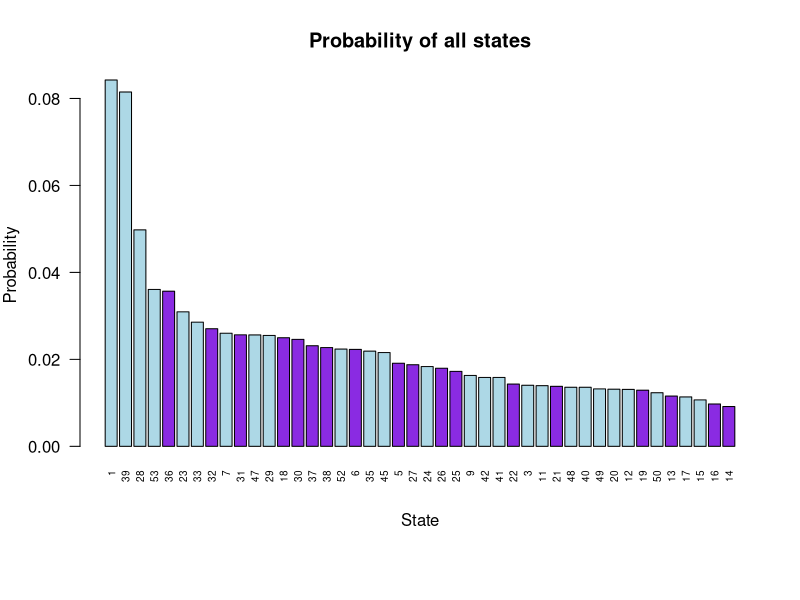
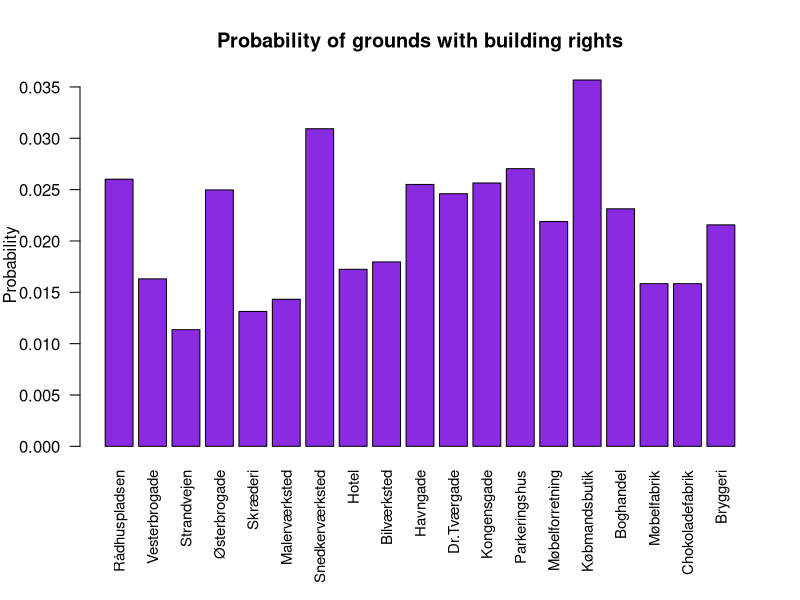
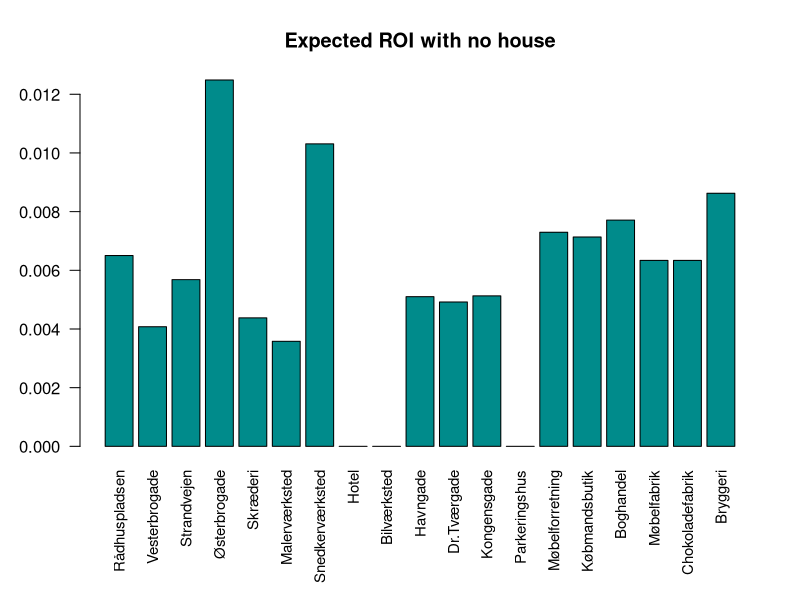
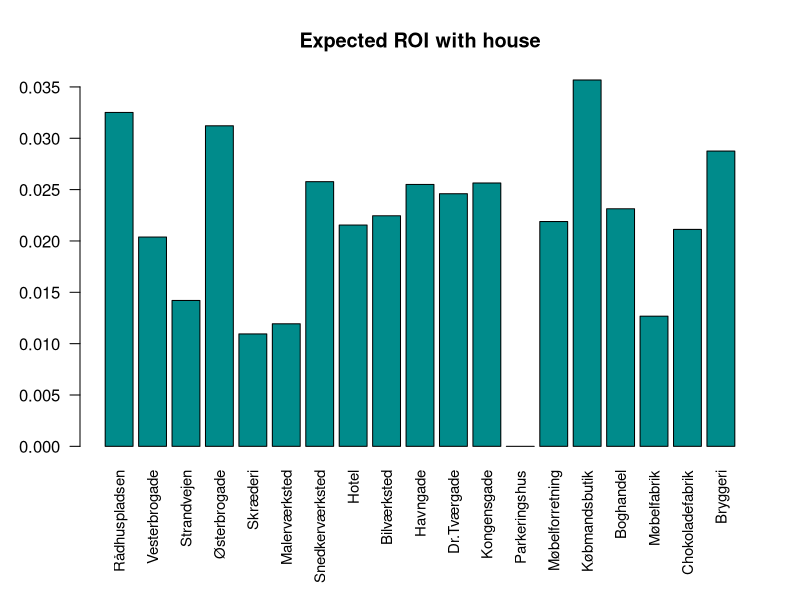
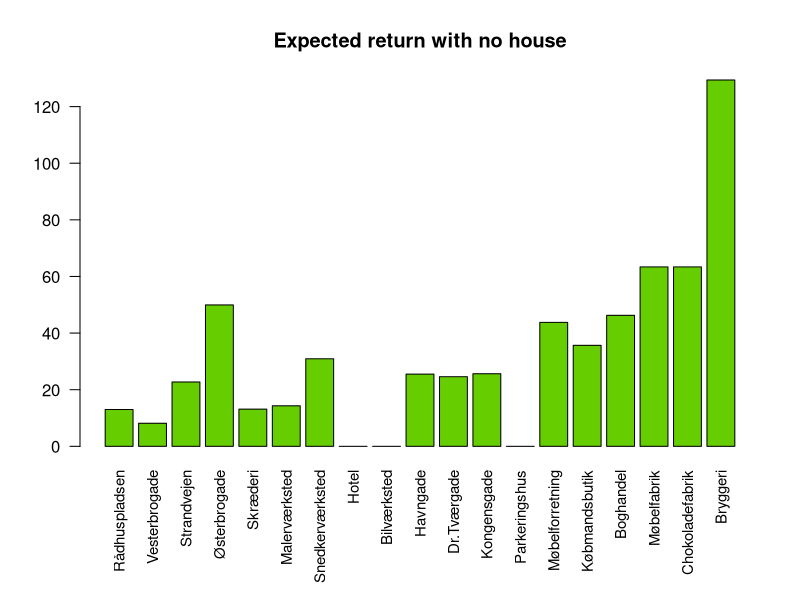
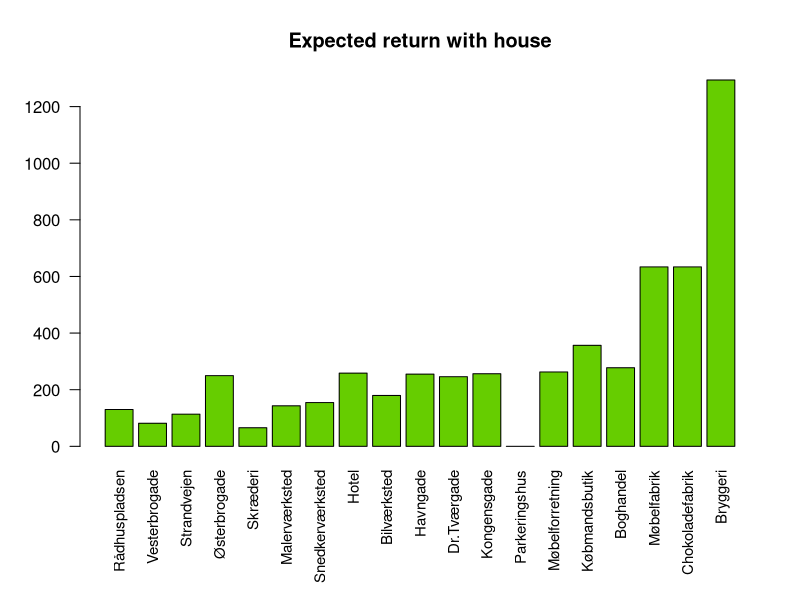

R code for these plots, in order:
library(MASS)
n_states <- 53
P <- matrix(0, ncol=n_states, nrow=n_states)
for (i in 1:(n_states-6)){
  P[i, (i+1):(i+6)] <- P[i, (i+1):(i+6)] + 1/6
}
# row 48
P[48, 49:53] <- P[48, 49:53] + 1/6
P[48, 1] <- 1/6

# row 49
P[49, 50:53] <- P[49, 50:53] + 1/6
P[49, 1:2] <- 1/6

# row 50
P[50, 51:53] <- P[50, 51:53] + 1/6
P[50, 1:3] <- 1/6

# row 51
P[51, 52:53] <- P[51, 52:53] + 1/6
P[51, 1:4] <- 1/6

# row 52
P[52, 53] <- P[52, 53] + 1/6
P[52, 1:5] <- 1/6

# row 53
P[53, 1:6] <- P[53, 1:6] + 1/6

# Editing special states
# Special states: 2, 4, 8, 10, 34, 41, 43, 44, 46, 51
# Stopping: 39, 1

# state 2
P[2,] <- 0
P[2, 18] <- 1

# state 4, do nothing actually

# state 8
P[8,] <- 0
P[8, 47] <- 1

# state 10
P[10,] <- 0
P[10, 1] <- 1

# state 34
P[34,] <- 0
P[34, 28] <- 1

# state 41
P[41,] <- 0
P[41, 23] <- 1

# state 43, extra die roll -> do nothing

# state 44
P[44,] <- 0
P[44, 53] <- 1

# state 46
P[46,] <- 0
P[46, 52] <- 1

# state 51
P[51,] <- 0
P[51, 36] <- 1

# Special states
# state 1
for (i in 49:53){
  if (i != 51){
    P[i, 1:10] <- 0
    P[i, 1] <- 1 - sum(P[i,])
  }
}

# state 39
for (i in 35:38){
  P[i, 39:49]  <- 0
  P[i, 39] <- 1 - sum(P[i,])
}

# Finding null-space
A <- t(P) - diag(length(P[1,]))
nullspace_R <- Null(t(A))
nullspace_R_dist <- nullspace_R/sum(nullspace_R)
nullspace_R_dist <- as.vector(nullspace_R_dist)
print(rowSums(P)) # Check that they're all 1


############### Simulation ###############
states_visits <- numeric(53)
current_state <- 1
states_visits[current_state] <- states_visits[current_state] + 1

mcmc_finans <- function(M){
  for (i in 1:M){
    current_state <- sample(1:length(P[current_state,]), size=1, prob = P[current_state,])
    states_visits[current_state] <- states_visits[current_state] + 1
  }
  states_visits <- states_visits/sum(states_visits)
  df_states <- data.frame((states_visits))
  barplot(states_visits, names.arg = seq_along(states_visits), main="Distribution using MCMC")
}
# Now lets study the relevant states
# Irrelevant states, ie. states where you instantly get redirected:
# 2, 4, 8, 10, 34, 43, 44, 46, 51
to_remove <- c(2, 4, 8, 10, 34, 43, 44, 46, 51)
to_keep <- setdiff(1:53, to_remove)
dist_keep <- nullspace_R_dist[to_keep] / sum(nullspace_R_dist[to_keep])
df_relevant_states <- data.frame(relevant_states = to_keep, probability = dist_keep)
df_sorted <- df_relevant_states[order(df_relevant_states$probability, decreasing=TRUE),]
houses <- c(5, 6, 13, 14, 16, 18, 19, 21, 22, 25 ,26, 27, 30, 31, 32, 36, 37, 38)

# Calculating return on investment (ROI)
name_of_grounds <- replicate(38, NA)
name_of_grounds[5] <- "Rådhuspladsen"
name_of_grounds[6] <- "Vesterbrogade"
name_of_grounds[13] <- "Strandvejen"
name_of_grounds[14] <- "Østerbrogade"
name_of_grounds[16] <- "Skræderi"
name_of_grounds[18] <- "Malerværksted"
name_of_grounds[19] <- "Snedkerværksted"
name_of_grounds[21] <- "Hotel"
name_of_grounds[22] <- "Bilværksted"
name_of_grounds[25] <- "Havngade"
name_of_grounds[26] <- "Dr.Tværgade"
name_of_grounds[27] <- "Kongensgade"
name_of_grounds[28] <- "Parkeringshus"
name_of_grounds[30] <- "Møbelforretning"
name_of_grounds[31] <- "Købmandsbutik"
name_of_grounds[32] <- "Boghandel"
name_of_grounds[36] <- "Møbelfabrik"
name_of_grounds[37] <- "Chokoladefabrik"
name_of_grounds[38] <- "Bryggeri"

return_of_grounds <- replicate(38, NA)
return_of_grounds[5] <- 500
return_of_grounds[6] <- 500
return_of_grounds[13] <- 2000
return_of_grounds[14] <- 2000
return_of_grounds[16] <- 1000
return_of_grounds[18] <- 1000
return_of_grounds[19] <- 1000
return_of_grounds[21] <- 0
return_of_grounds[22] <- 0
return_of_grounds[25] <- 1000
return_of_grounds[26] <- 1000
return_of_grounds[27] <- 1000
return_of_grounds[28] <- 0
return_of_grounds[30] <- 2000
return_of_grounds[31] <- 1000
return_of_grounds[32] <- 2000
return_of_grounds[36] <- 4000
return_of_grounds[37] <- 4000
return_of_grounds[38] <- 6000

# Calculating cost of grounds
price_of_grounds <- replicate(38, NA)
price_of_grounds[5] <- 2000
price_of_grounds[6] <- 2000
price_of_grounds[13] <- 4000
price_of_grounds[14] <- 4000
price_of_grounds[16] <- 3000
price_of_grounds[18] <- 4000
price_of_grounds[19] <- 3000
price_of_grounds[21] <- 5000
price_of_grounds[22] <- 4000
price_of_grounds[25] <- 5000
price_of_grounds[26] <- 5000
price_of_grounds[27] <- 5000
price_of_grounds[28] <- 8000
price_of_grounds[30] <- 6000
price_of_grounds[31] <- 5000
price_of_grounds[32] <- 6000
price_of_grounds[36] <- 10000
price_of_grounds[37] <- 10000
price_of_grounds[38] <- 15000


# Calculating cost of building house
price_of_house <- replicate(38, NA)
price_of_house[5] <- 2000
price_of_house[6] <- 2000
price_of_house[13] <- 4000
price_of_house[14] <- 4000
price_of_house[16] <- 3000
price_of_house[18] <- 8000
price_of_house[19] <- 3000
price_of_house[21] <- 7000
price_of_house[22] <- 4000
price_of_house[25] <- 5000
price_of_house[26] <- 5000
price_of_house[27] <- 5000
price_of_house[28] <- 0
price_of_house[30] <- 6000
price_of_house[31] <- 5000
price_of_house[32] <- 6000
price_of_house[36] <- 40000
price_of_house[37] <- 20000
price_of_house[38] <- 30000

# Calculating return after building house
return_with_house <- replicate(38, NA)
return_with_house[5] <- 5000
return_with_house[6] <- 5000
return_with_house[13] <- 10000
return_with_house[14] <- 10000
return_with_house[16] <- 5000
return_with_house[18] <- 10000
return_with_house[19] <- 5000
return_with_house[21] <- 15000
return_with_house[22] <- 10000
return_with_house[25] <- 10000
return_with_house[26] <- 10000
return_with_house[27] <- 10000
return_with_house[28] <- 0
return_with_house[30] <- 12000
return_with_house[31] <- 10000
return_with_house[32] <- 12000
return_with_house[36] <- 40000
return_with_house[37] <- 40000
return_with_house[38] <- 60000

df_grounds <- data.frame(name_of_grounds = name_of_grounds, prob = df_relevant_states$probability[1:38], price_of_grounds = price_of_grounds, return_of_grounds = return_of_grounds, price_of_house, return_with_house)
df_grounds$expected_return_no_house <- df_grounds$prob*df_grounds$return_of_grounds
df_grounds$expected_return_with_house <- df_grounds$prob*df_grounds$return_with_house

df_grounds$roi_no_house <- df_grounds$return_of_grounds/df_grounds$price_of_grounds
df_grounds$roi_with_house <- df_grounds$return_with_house/(price_of_grounds + price_of_house)
df_grounds$expected_roi_no_house <- df_grounds$prob*df_grounds$roi_no_house
df_grounds$expected_roi_with_house <- df_grounds$prob*df_grounds$roi_with_house

par(mar = c(7.5, 4, 4, 2) + 0)
indices <- which(!is.na(df_grounds$return_with_house))
colors <- ifelse(df_sorted$relevant_states %in% houses, "blueviolet", "lightblue")
barplot(df_sorted$probability, names.arg= df_sorted$relevant_states, main="Probability of all states", xlab="State", ylab="Probability", cex.names=0.6, las=2, col=colors)
df_houses <- df_sorted[df_sorted$relevant_states %in% houses,]
barplot(df_grounds$prob[indices], names.arg=df_grounds$name_of_grounds[indices], main="Probability of grounds with building rights", ylab="Probability", cex.names=0.9, las=2, col="blueviolet")

barplot(df_grounds$expected_roi_no_house[indices], names.arg = df_grounds$name_of_grounds[indices], cex.names=0.9, las=2, main = "Expected ROI with no house", col = 'cyan4')
barplot(df_grounds$expected_roi_with_house[indices], names.arg = df_grounds$name_of_grounds[indices], cex.names=0.9, las=2, main = "Expected ROI with house", col = 'cyan4')
barplot(df_grounds$expected_return_no_house[indices], names.arg = df_grounds$name_of_grounds[indices], cex.names=0.9, las=2, main = "Expected return with no house", col = 'chartreuse3')
barplot(df_grounds$expected_return_with_house[indices], names.arg = df_grounds$name_of_grounds[indices], cex.names=0.9, las=2, main = "Expected return with house", col = 'chartreuse3')
